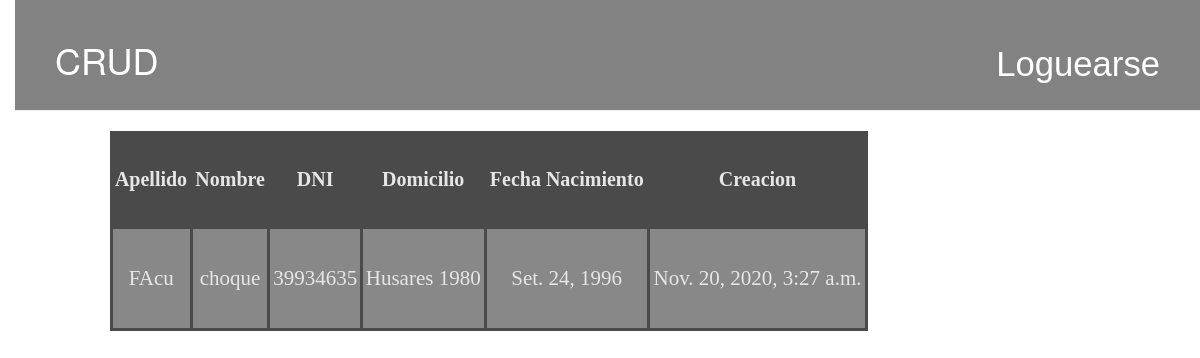
The app's page /usuario/4/ with its own data.
### crud/models.py (models this page shows, shortened)
class Usuario(models.Model):
    apellido = models.CharField(max_length=200)
    nombre = models.CharField(max_length=200)
    dni = models.IntegerField(default=None)
    domicilio = models.CharField(max_length=200)
    nacimiento = models.DateField()
    created_date = models.DateTimeField(default=timezone.now)

### crud/views.py (the view)
# urls.py: path('usuario/<int:pk>/', views.usuario_detail, name='usuario_detail'),
def usuario_detail(request, pk):
    usuario = get_object_or_404(Usuario, pk=pk)
    return render(request, 'crud/usuario_detail.html', {'usuario': usuario})

### crud/templates/crud/usuario_detail.html (shortened to what this page needs)
{% extends 'crud/base.html' %}
{% block content %}
    <div class="tablecontainer">
        <table class="darkTable">
            <tr>
                <th>Apellido</th>
                <th>Nombre</th>
                <th>DNI</th>
                <th>Domicilio</th>
                <th>Fecha Nacimiento</th>
                <th>Creacion</th>
            </tr>
            <tr>
                <td>{{usuario.apellido}}</td>
                <td>{{usuario.nombre}}</td>
                <td>{{usuario.dni}}</td>
                <td>{{usuario.domicilio}}</td>
                <td>{{usuario.nacimiento}}</td>
                <td>{{usuario.created_date}}</td>
            </tr>
        </table>
    </div>
{% endblock content %}

### crud/static/css/crud.css (style rules this page uses)
body { padding-left: 15px; }
table.darkTable { font-family: "Times New Roman", Times, serif; border: 2px solid #000000; background-color: #4A4A4A; width: 80%; height: 200px; margin: auto; text-align: center; border-collapse: collapse; }
table.darkTable td, table.darkTable th { border: 3px solid #4A4A4A; padding: 3px 2px; }
table.darkTable tbody td { font-size: 21px; color: #E6E6E6; }
table.darkTable tr:nth-child(even) { background: #888888; }
table.darkTable tr th { font-size: 20px; font-weight: bold; color: #E6E6E6; text-align: center; border-left: 2px solid #4A4A4A; }
.tablecontainer { width:80%; }

### records on screen
Usuario: apellido "FAcu", nombre "choque", dni "39934635", domicilio "Husares 1980", nacimiento "Set. 24, 1996", created_date "Nov. 20, 2020, 3:27 a.m."
